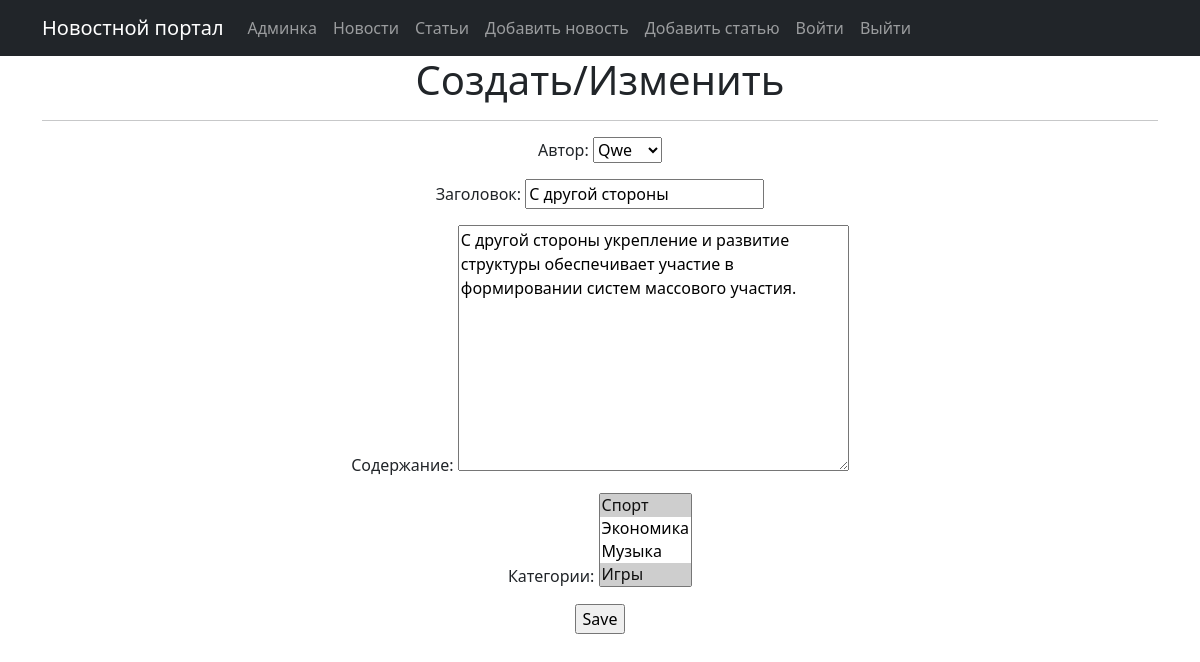
Page /article/13/edit/ (signed in) on the committed database.
### NewsPortal/qwe/models.py (models this page shows, shortened)
class Post(models.Model):
    ARTICLE = 'AR'
    NEWS = 'NE'
    CATEGORY = (
        (ARTICLE, 'Статья'),
        (NEWS, 'Новость'),
    )
    postAuthor = models.ForeignKey(Author, on_delete=models.CASCADE)
    postType = models.CharField(max_length=2, choices=CATEGORY, default=ARTICLE)
    date = models.DateTimeField(auto_now_add=True)
    category = models.ManyToManyField(Category, through='PostCategory')
    title = models.CharField(max_length=256)
    text = models.TextField()
    rating = models.IntegerField(default=0)

class Category(models.Model):
    category = models.CharField(max_length=64, unique=True)
    def __str__(self):
        return self.category.title()

### NewsPortal/qwe/views.py (the view)
# urls.py: path('article/<pk>/edit/', PostUpdate.as_view(), name='article_update'),
class PostUpdate(PermissionRequiredMixin, UpdateView):
    permission_required = ('qwe.change_post',)
    form_class = PostForm
    model = Post
    template_name = 'post_edit.html'

### NewsPortal/qwe/forms.py
class PostForm(forms.ModelForm):
    postAuthor = forms.ModelChoiceField(queryset=Author.objects.all(), label='Автор')
    title = forms.CharField(min_length=4, label='Заголовок')
    text = forms.CharField(widget=forms.Textarea, min_length=4, label='Содержание')
    category = forms.ModelMultipleChoiceField(queryset=Category.objects.all(), label='Категории')
    class Meta:
        model = Post
        fields = ['postAuthor', 'title', 'text', 'category']

### NewsPortal/qwe/models.py (called while the page is built)
    def __str__(self):
        return self.author.username

### NewsPortal/templates/post_edit.html (shortened to what this page needs)
{% extends 'flatpages/default.html' %}
{% block content %}
<h1>Создать/Изменить</h1>
<hr>
<form action="" method="post">
    {{ form.as_p }}
    <input type="submit" value="Save" />
</form>
{% endblock content %}

### rows in the picture
Post: postAuthor "Qwe", title "С другой стороны", text "С другой стороны укрепление и развитие структуры обеспечивает участие в формировании систем массового участия."
Category: category "Спорт ☑ / Экономика / Музыка / Игры ☑"
